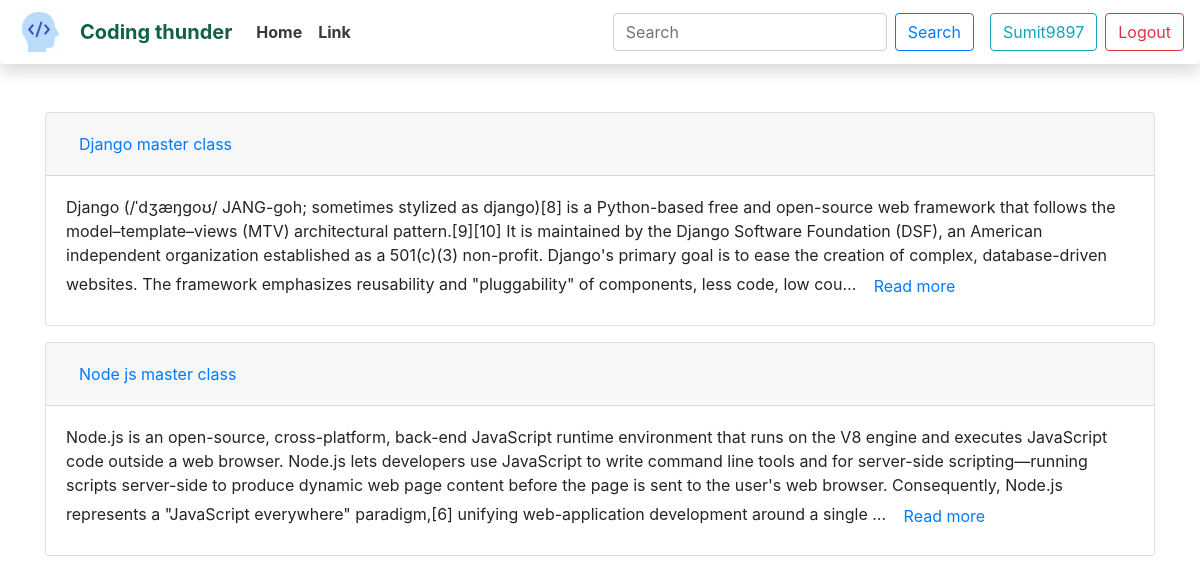
The app's page / (signed in) with its own data.
### bloghome/models.py (models this page shows, shortened)
class myblogs(models.Model):
    title     =   models.CharField(max_length=100,default="")
    author    =   models.CharField(max_length=30,default="")
    slug      =   models.CharField(max_length=25,default="")
    tags      =   models.CharField(max_length=50,default="")
    contant   =   models.TextField(default="")

### bloghome/views.py (the view)
# urls.py: path('', include('bloghome.urls'))
def bloghome(request):
    mypost = myblogs.objects.all()
    data = {'post':mypost}
    return render(request,"bloghome/index.html",data)

### bloghome/templates/bloghome/index.html (shortened to what this page needs)
{% extends 'base.html' %}
{% block body %}
{% for post in post %}
<div class="container mt-3">
  <div class="accordion" id="accordionExample">
    <div class="card">
      <div class="card-header" id="headingOne">
        <h5 class="mb-0">
          <button class="btn btn-link" type="button" data-toggle="collapse" data-target="#collapseOne" aria-expanded="true" aria-controls="collapseOne">
            {{post.title}}
          </button>
        </h5>
      </div>
      <div id="collapseOne" class="collapse show" aria-labelledby="headingOne" data-parent="#accordionExample">
        <div class="card-body">
         {{post.contant |truncatechars:500}}
         <a class="btn btn-link" href="blog/{{post.slug}}">Read more</a>
        </div>
      </div>
    </div>
  </div>
</div>
{%endfor%}
{% endblock body %}

### bloghome/templates/base.html (shortened to what this page needs)
<!doctype html>
<html lang="en">
  <head>
    <link rel="stylesheet" href="https://cdn.jsdelivr.net/npm/bootstrap@4.6.0/dist/css/bootstrap.min.css">
    {% load static %}
  </head>
  <body>
  <nav class="navbar sticky-top navbar-expand-lg navbar-white bg-white shadow p- mb-5 bg-white rounded">
    {% load static %}
  <img class="img-fluid" src="{%static 'bloghome/img/logo.gif'%}" style="width: 48px; height: 48px;">
  <a class="navbar-brand ml-3 font-weight-bold" href="#" style="color:#116149;">Coding thunder</a>
  <div class="collapse navbar-collapse" id="navbarSupportedContent">
    <ul class="navbar-nav mr-auto">
      <li class="nav-item active">
        <a class="nav-link text-dark font-weight-bold hover-underline" href="#">Home <span class="sr-only">(current)</span></a>
      </li>
      <li class="nav-item">
        <a class="nav-link text-dark font-weight-bold" href="#">Link</a>
      </li>
    </ul>
    <form class="form-inline my-2 my-lg-0">
      <input class="form-control mr-sm-2" type="search" placeholder="Search" aria-label="Search">
      <button class="btn btn-outline-primary my-2 my-sm-0" type="submit">Search</button>
    </form>
    <ul class="navbar-nav">
    <li class="nav-item">
      {%if user.is_authenticated%}
      <a class="btn btn-outline-info my-2 my-sm-0 ml-3">
 {{user.get_username}}
  </a>
      {% else %}
<button type="button" class="btn btn-outline-success my-2 my-sm-0 ml-3" data-toggle="modal" data-target="#loginModal">
  Login
</button>
{%endif%}
    </li>
        <li class="nav-item">
        {% if user.is_authenticated%}
      <a class="btn btn-outline-danger my-2 my-sm-0 ml-2" href="/mylogout">
      Logout
  </a>
  {% else %}
  <button type="button" class="btn btn-outline-success my-2 my-sm-0 ml-2" data-toggle="modal" data-target="#signModal">
  SignUp
</button>
{%endif%}
    </li>
     </ul>
  </div>
</nav>
  {% block body %}
  {% endblock body %}
  </body>
</html>

### records on screen
myblogs: title "Django master class", contant "Django (/ˈdʒæŋɡoʊ/ JANG-goh; sometimes stylized as django)[8] is a Python-based free and open-source web framework that follows the model–template–views (MTV) architectural pattern.[9][10] It is maintained by the Django Software Foundation (DSF), an American independent organization established as a 501(c)(3) non-profit. Django's primary goal is to ease the creation of complex, database-driven websites. The framework emphasizes reusability and \"pluggability\" of components, less code, low cou…"
myblogs: title "Node js master class", contant "Node.js is an open-source, cross-platform, back-end JavaScript runtime environment that runs on the V8 engine and executes JavaScript code outside a web browser. Node.js lets developers use JavaScript to write command line tools and for server-side scripting—running scripts server-side to produce dynamic web page content before the page is sent to the user's web browser. Consequently, Node.js represents a \"JavaScript everywhere\" paradigm,[6] unifying web-application development around a single …"

### other values on screen
{{ user.get_username }} "Sumit9897"
